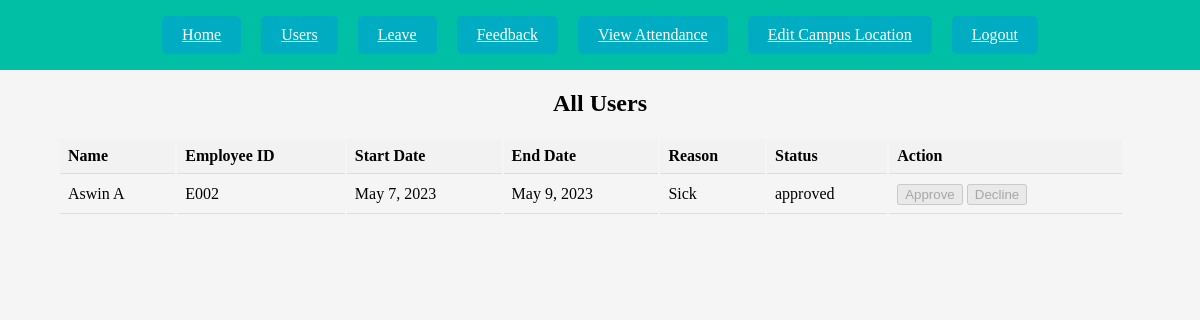
/admin_leave/ (signed in), run on an earlier commit of the app's database.
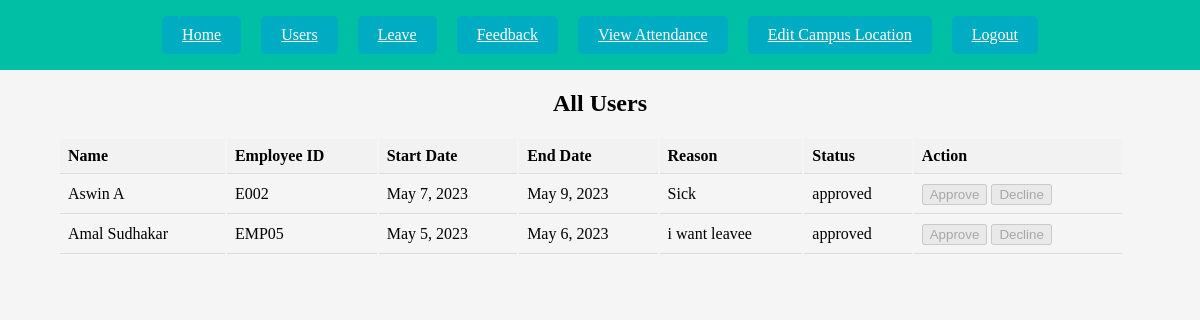
And on a later commit of the database.
### faculty_app/models.py (models this page shows, shortened)
class Leave(models.Model):
    user = models.ForeignKey(User, on_delete=models.CASCADE)
    start_date = models.DateField()
    end_date = models.DateField()
    reason = models.CharField(max_length=255)
    status = models.CharField(max_length=40, default='approval pending')

class Faculty(models.Model):
    user = models.OneToOneField(User, on_delete=models.CASCADE, related_name='faculty')
    dob = models.DateField()
    department = models.CharField(max_length=4, choices=DEPARTMENTS)
    date_of_join = models.DateField()
    subject = models.CharField(max_length=4, choices=SUBJECTS)
    emp_id = models.CharField(max_length=10, unique=True)

### faculty_app/views.py (the view)
# urls.py: path('admin_leave/', views.admin_leave, name='admin_leave'),
@admin_required
def admin_leave(request):
    leaves = Leave.objects.select_related('user__faculty').all()
    return render(request, 'admin/admin_leave.html', {'leaves': leaves})

### faculty_app/templates/admin/admin_leave.html
{% extends 'admin/admin_base.html' %}
{% block content %}
<div class="user-list" style="margin-top: 90px; text-align: center;">
  <table class="user-table">
    <h2>All Users</h2>
    <thead>
      <tr>
        <th>Name</th>
        <th>Employee ID</th>
        <th>Start Date</th>
        <th>End Date</th>
        <th>Reason</th>
        <th>Status</th>
        <th>Action</th>
      </tr>
    </thead>
    <tbody>
      {% for leave in leaves %}
          <tr>
            <td>{{ leave.user.first_name }} {{ leave.user.last_name }}</td>
            <td>{{ leave.user.faculty.emp_id }}</td>
            <td>{{ leave.start_date }}</td>
            <td>{{ leave.end_date }}</td>
            <td>{{ leave.reason }}</td>
            <td>{{ leave.status }}</td>
            <td>
                {% if leave.status not in "['declined', 'approved']" %}
  <form method="post" action="{% url 'update_status' leave.id %}">
    {% csrf_token %}
    <input type="hidden" name="status" value="approved">
    <button type="submit">Approve</button>
  </form>
  <form method="post" action="{% url 'update_status' leave.id %}">
    {% csrf_token %}
    <input type="hidden" name="status" value="declined">
    <button type="submit">Decline</button>
  </form>
{% else %}
  <button disabled>Approve</button>
  <button disabled>Decline</button>
{% endif %}
            </td>
          </tr>
      {% endfor %}
    </tbody>
  </table>
</div>
{% endblock %}

### faculty_app/templates/admin/admin_base.html
<!DOCTYPE html>
<html lang="en">
<head>
 <link rel="stylesheet" href="../../static/css/style.css">
</head>
<body>
    <nav class="navbar">
  {% if user.is_authenticated %}
    <a href="{% url 'admin_home' %}" class="navbar-button">Home</a>
    <a href="{% url 'user_list' %}" class="navbar-button">Users</a>
    <a href="{% url 'admin_leave' %}" class="navbar-button">Leave</a>
    <a href="{% url 'admin_feedback' %}" class="navbar-button">Feedback</a>
    <a href="{% url 'admin_view_attendance' %}" class="navbar-button">View Attendance</a>
    <a href="{% url 'admin_config' %}" class="navbar-button">Edit Campus Location</a>
    <a href="{% url 'logout' %}" class="navbar-button">Logout</a>
  {% endif %}
</nav>
    {% block content %}{% endblock %}
</body>
</html>

### faculty_app/static/css/style.css (style rules this page uses)
body { background-color: #f5f5f5; }
.navbar { display: flex; justify-content: center; align-items: center; height: 70px; background-color: #00bfa5; padding: 0 20px; text-align: center; position: fixed; top: 0; left: 0; right: 0; z-index: 9999; transition: top 0.3s ease-in-out; }
.navbar-button { display: inline-block; padding: 10px 20px; margin: 0 10px; border: none; border-radius: 5px; color: #fff; background-color: #00acc1; cursor: pointer; transition: background-color 0.3s ease; }
.user-table { margin-left: 50px; margin-right: 50px; width: 90%; }
.user-table th, .user-table td { padding: 8px; text-align: left; border-bottom: 1px solid #ddd; }
.user-table th { background-color: #f2f2f2; }

What changed in the data, as far as the page shows it:
added Leave: user.first_name "Amal", user.last_name "Sudhakar", user.faculty.emp_id "EMP05", start_date "May 5, 2023", end_date "May 6, 2023", reason "i want leavee", status "approved", shows "Approve"
